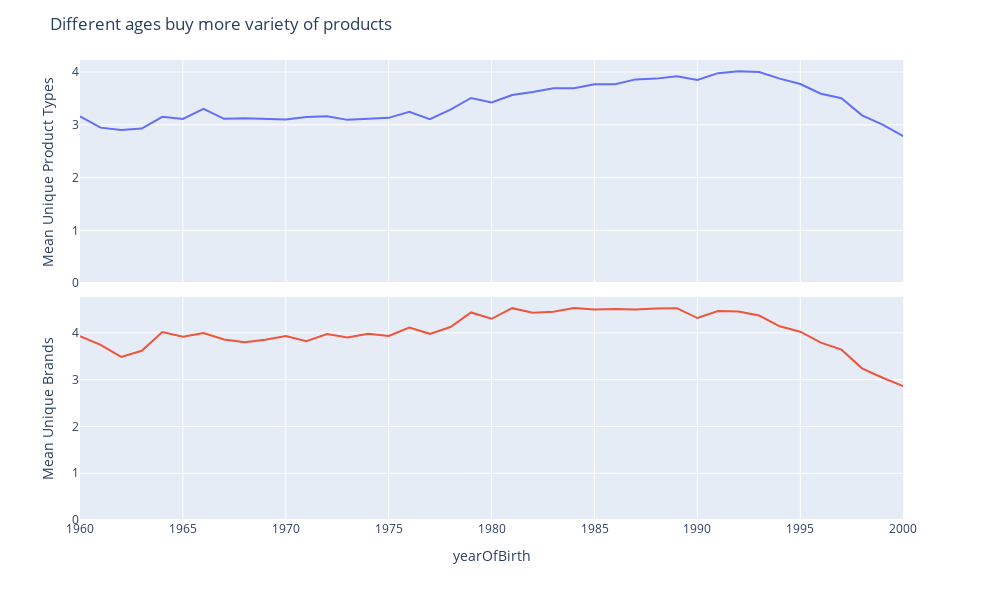

This figure's notebook cell:
### Code cell
(data.purchase_df
 .merge(data.customer_df, on=['customerId'])
 .merge(data.product_df, on=['productId'])
 .assign(yearOfBirth=lambda df: df.yearOfBirth//1)
#  .assign(yearOfBirth=lambda df: 10*(df.yearOfBirth//10))
 .groupby(['yearOfBirth','customerId'])
 .agg(nunique_types=('productType','nunique'), nunique_brands=('brand','nunique'))
 .loc[1960:2000]
 .unstack('yearOfBirth')
 .agg(['mean'])
 .T
 .reset_index()
 .plot(x='yearOfBirth',y='mean',facet_row='level_0')
 .update_layout(height=600, width=1000, title='Different ages buy more variety of products')
 .update_xaxes(title='Year of Birth', selector={'anchor':'x'})
 .update_yaxes(rangemode='tozero', matches=None)
 .update_yaxes(title='Mean Unique Product Types', selector={'anchor':'x2'})
 .update_yaxes(title='Mean Unique Brands', selector={'anchor':'x'})
 .for_each_annotation(lambda a: a.update(text=''))
 .for_each_trace(lambda t: t.update(line_color=t.marker.color))
)

### Figure 1 — Plotly figure (JSON) as saved in the notebook; plotly's stock layout.template omitted (floating-point values rounded to 4 significant figures)
{"data": [{"hovertemplate": "level_0=nunique_types<br>yearOfBirth=%{x}<br>mean=%{y}<extra></extra>", "legendgroup": "", "line": {"dash": "solid"}, "marker": {"symbol": "circle"}, "mode": "lines", "name": "", "orientation": "v", "showlegend": false, "type": "scatter", "x": [1960, 1961, 1962, 1963, 1964, 1965, 1966, 1967, 1968, 1969, 1970, 1971, 1972, 1973, 1974, 1975, 1976, 1977, 1978, 1979, 1980, 1981, 1982, 1983, 1984, 1985, 1986, 1987, 1988, 1989, 1990, 1991, 1992, 1993, 1994, 1995, 1996, 1997, 1998, 1999, 2000], "xaxis": "x2", "y": [3.158, 2.946, 2.904, 2.93, 3.15, 3.109, 3.301, 3.112, 3.123, 3.106, 3.101, 3.148, 3.163, 3.093, 3.114, 3.131, 3.246, 3.107, 3.286, 3.508, 3.422, 3.564, 3.62, 3.694, 3.691, 3.767, 3.769, 3.861, 3.875, 3.922, 3.851, 3.978, 4.016, 4.001, 3.875, 3.772, 3.589, 3.502, 3.18, 3.004, 2.787], "yaxis": "y2"}, {"hovertemplate": "level_0=nunique_brands<br>yearOfBirth=%{x}<br>mean=%{y}<extra></extra>", "legendgroup": "", "line": {"dash": "solid"}, "marker": {"symbol": "circle"}, "mode": "lines", "name": "", "orientation": "v", "showlegend": false, "type": "scatter", "x": [1960, 1961, 1962, 1963, 1964, 1965, 1966, 1967, 1968, 1969, 1970, 1971, 1972, 1973, 1974, 1975, 1976, 1977, 1978, 1979, 1980, 1981, 1982, 1983, 1984, 1985, 1986, 1987, 1988, 1989, 1990, 1991, 1992, 1993, 1994, 1995, 1996, 1997, 1998, 1999, 2000], "xaxis": "x", "y": [3.93, 3.741, 3.484, 3.617, 4.018, 3.917, 3.996, 3.858, 3.799, 3.852, 3.93, 3.82, 3.975, 3.901, 3.979, 3.933, 4.115, 3.979, 4.125, 4.436, 4.301, 4.527, 4.428, 4.453, 4.53, 4.501, 4.509, 4.501, 4.518, 4.527, 4.316, 4.468, 4.458, 4.37, 4.139, 4.025, 3.792, 3.641, 3.241, 3.041, 2.863], "yaxis": "y"}], "layout": {"annotations": [{"font": {}, "showarrow": false, "text": "", "textangle": 90, "x": 0.98, "xanchor": "left", "xref": "paper", "y": 0.2425, "yanchor": "middle", "yref": "paper"}, {"font": {}, "showarrow": false, "text": "", "textangle": 90, "x": 0.98, "xanchor": "left", "xref": "paper", "y": 0.7575, "yanchor": "middle", "yref": "paper"}], "height": 600, "legend": {"tracegroupgap": 0}, "margin": {"t": 60}, "title": {"text": "Different ages buy more variety of products"}, "width": 1000, "xaxis": {"anchor": "y", "domain": [0, 0.98], "title": {"text": "yearOfBirth"}}, "xaxis2": {"anchor": "y2", "domain": [0, 0.98], "matches": "x", "showticklabels": false}, "yaxis": {"anchor": "x", "domain": [0, 0.485], "rangemode": "tozero", "title": {"text": "Mean Unique Brands"}}, "yaxis2": {"anchor": "x2", "domain": [0.515, 1], "rangemode": "tozero", "title": {"text": "Mean Unique Product Types"}}}}
